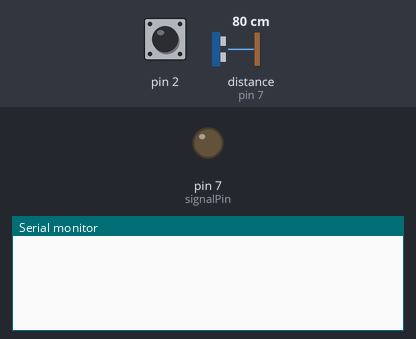
Bench run of a sketch on a simulated Arduino Uno, built with avr-gcc and run on an emulated ATmega328P. Shown: output pins drawn as LEDs (lit = HIGH), the last lines printed to the serial monitor. The inputs (shaded band) are chosen by the test bench; at power-on: pin 2 HIGH, distance to the obstacle (sensor on pin 7) 80 cm. The echo pulse lasts 58.3 µs per cm.

Above: at 1.2 s.
1.3 s: pin 2 pulled LOW for 0.15 s
At 2.0 s:
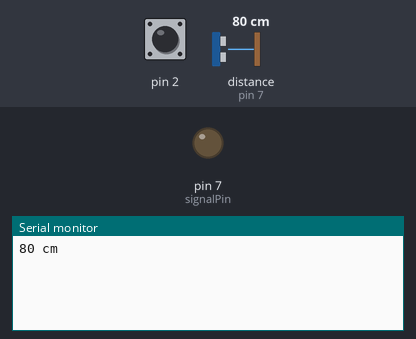
2.9 s: pin 2 pulled LOW for 1 s
At 3.2 s:
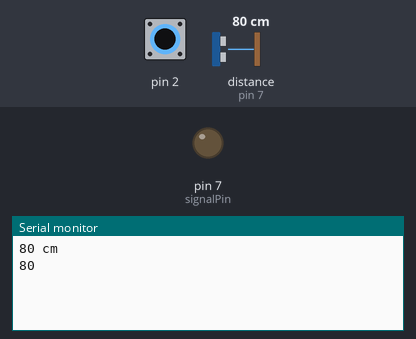

Measured:
- after the input at 1.3 s, the serial monitor: prints a new line at once (image 1)
- after the input at 2.9 s, the serial monitor: prints a new line at once (image 2)

The sketch:

4.ino
```cpp
const int signalPin = 7;

volatile bool flag;
int dist = 0;

long readUltrasonicDistance(int signalPin)
{

  pinMode(signalPin, OUTPUT);  // Clear the trigger
  digitalWrite(signalPin, LOW);
  delayMicroseconds(2);
  // Sets the trigger pin to HIGH state for 10 microseconds
  digitalWrite(signalPin, HIGH);
  delayMicroseconds(10);
  digitalWrite(signalPin, LOW);
  pinMode(signalPin, INPUT);
  // Reads the echo pin, and returns the sound wave travel time in microseconds
  return pulseIn(signalPin, HIGH);
}

void setup()
{

  pinMode(2,INPUT_PULLUP);
  pinMode(7, OUTPUT);
  attachInterrupt(digitalPinToInterrupt(2),isr,LOW);
  Serial.begin(9600);
}

void loop(){
  if(flag == 1 ){
    UltraRead();
    flag=0;
    delay(1000);
  }
}
void UltraRead()
{
  // measure the ping time in cm
  dist = 0.01723 * readUltrasonicDistance(signalPin);
  Serial.print(dist);
  Serial.println(" cm");
  delay(500); // Wait for 100 millisecond(s)
}

void isr(){
  //UltraRead();
  flag=1;
  //Serial.print("test");
}
```
